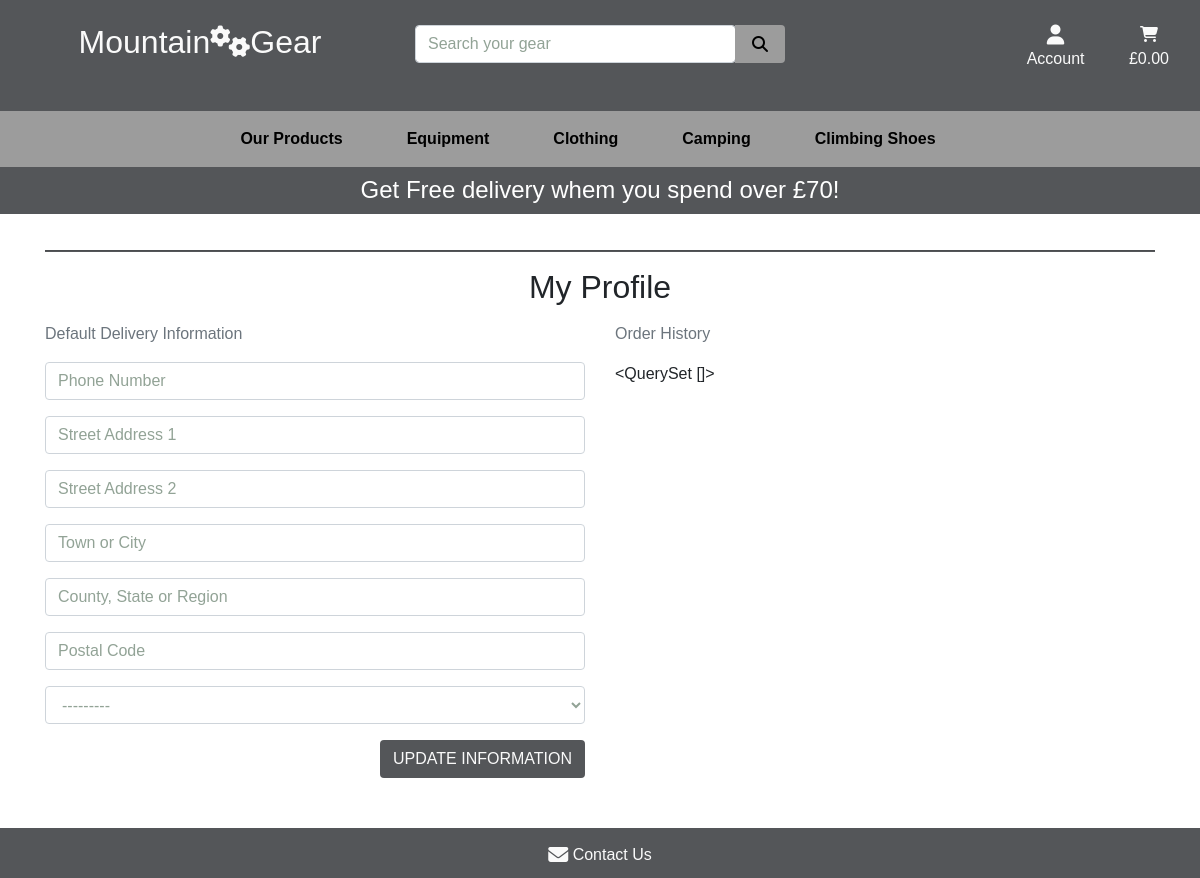
The page /profile/ (signed in) on the database as committed earlier.
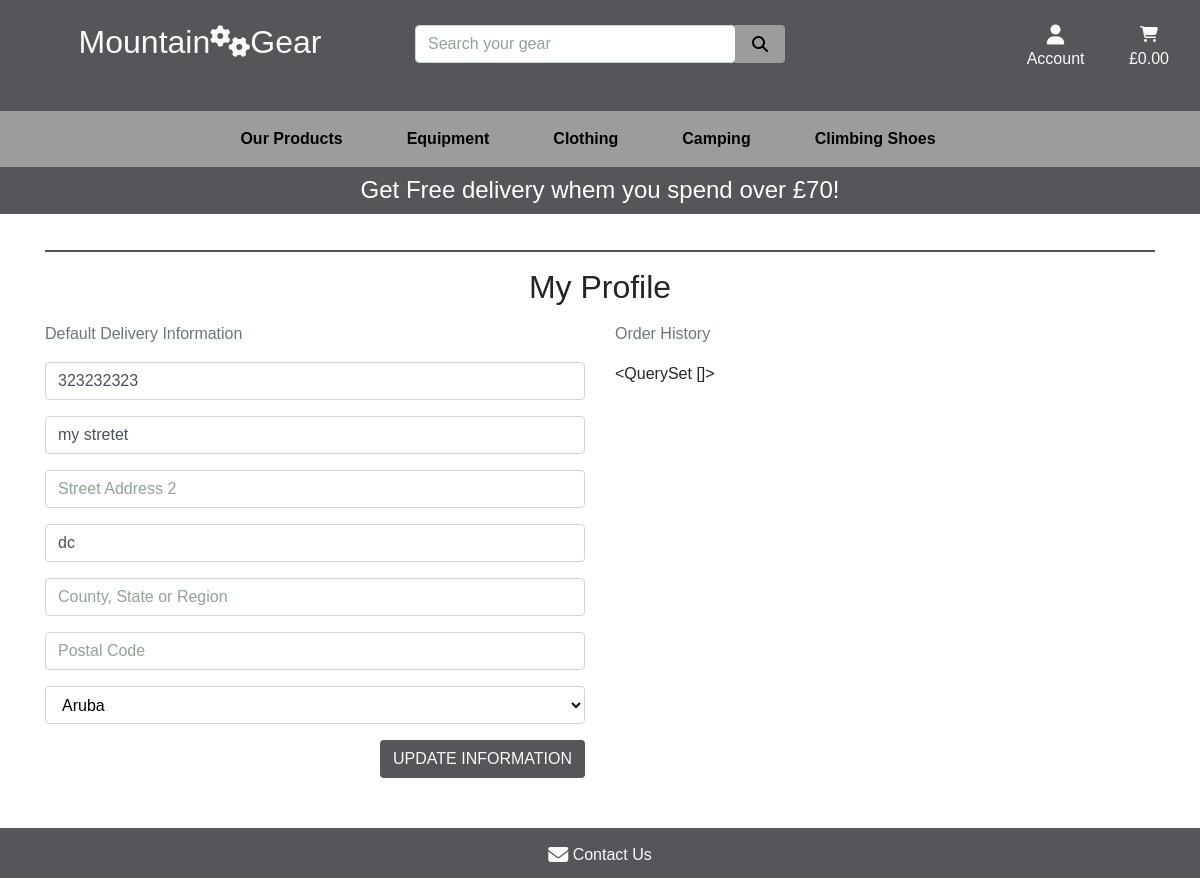
The same page on the database as committed later.
### profiles/models.py (models this page shows, shortened)
class UserProfile(models.Model):
    user = models.OneToOneField(User, on_delete=models.CASCADE)
    default_phone_number = models.CharField(max_length=20,
                                            null=True, blank=True)
    default_street_address1 = models.CharField(max_length=80,
                                               null=True, blank=True)
    default_street_address2 = models.CharField(max_length=80,
                                               null=True, blank=True)
    default_town_or_city = models.CharField(max_length=40,
                                            null=True, blank=True)
    default_county = models.CharField(max_length=80, null=True, blank=True)
    default_postcode = models.CharField(max_length=20,
                                        null=True, blank=True)
    default_country = CountryField(blank_label='Country',
                                   null=True, blank=True)

### profiles/views.py (the view)
# urls.py: path('profile/', include('profiles.urls')),
def profile(request):
    profile = get_object_or_404(UserProfile, user=request.user)
    if request.method == 'POST':
        form = UserProfileForm(request.POST, instance=profile)
        if form.is_valid():
            form.save()
            messages.success(request, 'Profile updated successfully')
    form = UserProfileForm(instance=profile)
    orders = profile.orders.all()
    template = 'profiles/profile.html'
    context = {
        'form': form,
        'orders': orders,
        'on_profile_page': True
    }
    return render(request, template, context)

### profiles/forms.py
class UserProfileForm(forms.ModelForm):
    class Meta:
        model = UserProfile
        exclude = ('user',)
    def __init__(self, *args, **kwargs):
        super().__init__(*args, **kwargs)
        placeholders = {
            'default_phone_number': 'Phone Number',
            'default_country': 'Country',
            'default_postcode': 'Postal Code',
            'default_town_or_city': 'Town or City',
            'default_street_address1': 'Street Address 1',
            'default_street_address2': 'Street Address 2',
            'default_county': 'County, State or Region',
        }
        self.fields['default_phone_number'].widget.attrs['autofocus'] = True
        for field in self.fields:
            if self.fields[field].required:
                placeholder = f'{placeholders[field]} *'
            else:
                placeholder = placeholders[field]
                self.fields[field].widget.attrs['placeholder'] = placeholder
            self.fields[field].widget\
                .attrs['class'] = 'rounded profile-form-input'
            self.fields[field].label = False

### cart/contexts.py (called while the page is built, shortened)
def cart_contents(request):
    cart_items = []
    total = 0
    product_count = 0
    cart = request.session.get('cart', {})
    if total < settings.FREE_DELIVERY_THRESHOLD:
        delivery = total * Decimal(settings.STANDARD_DELIVERY_PERCENTAGE / 100)
        free_delivery_delta = settings.FREE_DELIVERY_THRESHOLD - total
    else:
        delivery = 0
        free_delivery_delta = 0
    sum_total = delivery + total
    context = {
        'cart_items': cart_items,
        'total': total,
        'product_count': product_count,
        'delivery': delivery,
        'free_delivery_delta': free_delivery_delta,
        'free_delivery_threshold': settings.FREE_DELIVERY_THRESHOLD,
        'sum_total': sum_total,
    }
    return context

### profiles/templates/profiles/profile.html (shortened to what this page needs)
{% extends "base.html" %}
{% load static %}
{% block page_header %}
    <div class="container header-container">
    </div>
{% endblock %}
{% block content %}
    <div class="overlay"></div>
    <div class="container container-profile">
        <div class="row ">
            <div class="col col-checkout">
                <hr>
                <h2 class="text-center mb-3 ">My Profile</h2>
            </div>
        </div>
        <div class="row">
            <div class="col-12 col-lg-6 col-profile">
                <p class="text-muted">Default Delivery Information</p>
                <form class="mt-3" action="{% url 'profile' %}" method="POST" id="profile-update-form">
                    {{ form|crispy }}
                    <button class="btn gear-button rounded text-uppercase float-right">Update Information</button>
                </form>
            </div>
            <div class="col-12 col-lg-6">
                <p class="text-muted">Order History</p>
                {{ orders }}
            </div>
        </div>
{% endblock %}

### templates/base.html (shortened to what this page needs)
{% load static %}
<!doctype html>
<html lang="en">
    <head>
        {% block corecss %}
            <link rel="stylesheet" href="https://stackpath.bootstrapcdn.com/bootstrap/4.4.1/css/bootstrap.min.css">
            <link rel="stylesheet" href="{% static 'css/base.css' %}">
        {% endblock %}
    </head>
    <body>
        <header class="container-fluid fixed-top ">
            <div class="row header-home d-none d-lg-flex top-header" id="topnav">
                <div class="col text-center">
                    <a href="{% url 'home' %}" class="nav-link logo-link">
                        <h2 class="logo-text">Mountain<i class="fas fa-cogs"></i>Gear</h2>
                    </a>
                </div>
                <div class="col search-box">
                    <form action="{% url 'products' %}" method="GET">
                        <div class="input-group w-100">
                            <input type="text" name="q" class="form-control rounded" placeholder="Search your gear">
                            <div class="input-group-append">
                                <button class="form-control btn btn-search" type="submit">
                                    <span class="icon icon-search m-0">
                                        <i class="fas fa-search "></i>
                                    </span>
                                </button>
                            </div>
                        </div>
                    </form>
                </div>
               <div class="col">
                    <ul class="list-inline list-unstyled text-center text-lg-right">
                        <li class="list-inline-item dropdown">
                            <a href="#" class="nav-link logo-link" id="user-options" data-toggle="dropdown" aria-haspopup="true" aria-expanded="false">
                                <div class="text-center">
                                    <div><i class="fas fa-user fa-lg"></i></div>
                                    <p class="my-0">Account</p>
                                </div>
                            </a>
                        </li>
                        <li class="list-inline-item">
                            <a href="{% url 'view_cart' %}" class="{% if total %}font-weight-bold{% else %}{% endif %} nav-link logo-link">
                                <div class="text-center">
                                    <div><i class="fas fa-shopping-cart"></i></div>
                                    <p>
                                        {% if sum_total %}
                                            £{{ sum_total|floatformat:2 }}
                                        {% else %}
                                            £0.00
                                        {% endif %}
                                    </p>
                                </div>
                            </a>
                        </li>
                    </ul>
                </div>
            </div>
            <div class="row   ">
                <nav class="navbar navbar-expand-lg navbar-light w-100 mobile-header">
                    {% include 'includes/main-nav.html' %}
                </nav>
            </div>
            <div id="delivery-banner" class="row text-center header-home ">
                <div class="col bg-black text-white">
                    <h4 class="logo-font my-1">Get Free delivery whem you spend over £{{ free_delivery_threshold }}!</h4>
                </div>
            </div>
        </header>
        {% block page_header %}
        {% endblock %}
        {% block content %}
        {% endblock %}
        <footer class="page-footer">
            <div class="footer-copyright ">
                <div class="container footer-elements">
                    <div class="row row-footer">
                        <div class="col-12 footer-element">
                            <div class="contact">
                                <a href="#" class="logo-link"><i class="fas fa-envelope fa-lg footer-icons"></i> Contact Us </a>
                            </div>
                        </div>
                    </div>
                </div>
            </div>
        </footer>
    </body>
</html>

### templates/includes/main-nav.html (shortened to what this page needs)
<div class="collapse navbar-collapse" id="main-nav">
    <ul class="navbar-nav w-auto mx-auto">
        <li class="nav-item dropdown">
            <a class="logo-font font-weight-bold nav-link text-black mr-5" href="#" id="our-products-link" data-toggle="dropdown" aria-haspopup="true" aria-expanded="false">
                Our Products
            </a>
        </li>
        <li class="nav-item dropdown">
            <a class="logo-font font-weight-bold nav-link text-black mr-5" href="#" id="equipment-link" data-toggle="dropdown" aria-haspopup="true" aria-expanded="false">
                Equipment
            </a>
        </li>
        <li class="nav-item dropdown">
            <a class="logo-font font-weight-bold nav-link text-black mr-5" href="#" id="clothing-link" data-toggle="dropdown" aria-haspopup="true" aria-expanded="false">
                Clothing
            </a>
        </li>
        <li class="nav-item dropdown">
            <a class="logo-font font-weight-bold nav-link text-black mr-5" href="#" id="camping-link" data-toggle="dropdown" aria-haspopup="true" aria-expanded="false">
                Camping
            </a>
        </li>
        <li class="nav-item dropdown">
            <a class="logo-font font-weight-bold nav-link text-black mr-5" href="#" id="climbing-shoes-link" data-toggle="dropdown" aria-haspopup="true" aria-expanded="false">
                Climbing Shoes
            </a>
        </li>
    </ul>
</div>

### static/css/base.css (style rules this page uses)
html { height: 100%; }
body { background: url('/media/main-page.jpg') no-repeat center center fixed; background-size: cover; height: calc(100vh - 214px); font-family: 'Oxygen', sans-serif; }
.header-home { background-color: #545659 !important; padding-top: 15px; }
.mobile-header { background-color: #9c9c9c; }
.logo-link { color: #fafafa; text-decoration: none; background-color: transparent; }
.header-container { padding-top: 164px; }
#delivery-banner { padding: 5px 0; }
.search-box { padding-top: 10px; }
.icon-search { color: black !important; }
.page-footer { background-color: #545659; min-height: 50px; text-align: center; position: fixed; bottom: 0; right: 0; left: 0; }
.contact { padding-top: 15px; }
.text-black { color: #000 !important; }
input[name='q']::placeholder { color: #92a396; }
.icon { align-items: center; display: inline-flex; justify-content: center; height: 1.5rem; width: 1.5rem; color: #fafafa; }
.overlay { position: fixed; top: 0; left: 0; height: 100%; width: 100%; background: white; z-index: -1; }
hr { height: 1px; background-color: #545659; }
.gear-button { background: #545659; color: #fafafa; }
.btn-search { background: #9c9c9c; }
.col-checkout { margin-top: 70px; }
select, select option { color: #000000; }
.col-profile { margin-bottom: 100px; }
#id_default_country, #id_default_country option:not(:first-child) { color: #000; }
#profile-update-form input::placeholder { color: #92a396; }

Rows that differ between the two databases and show on the page:
changed UserProfile "<QuerySet []>": default_phone_number (not shown) → "323232323"; default_street_address1 (not shown) → "my stretet"; default_town_or_city (not shown) → "dc"; default_country "---------" → "Aruba"
